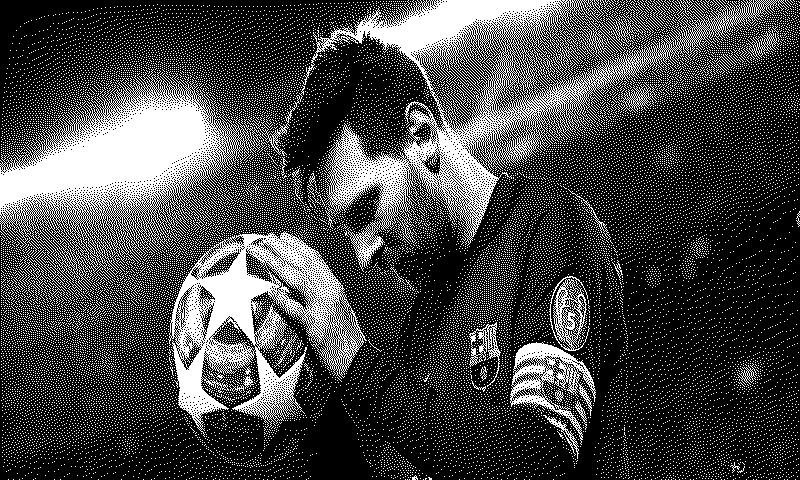
#> input picture Converted_Bitmap/test.bmp, 800 x 480 px
$ python bitmap_gen.py
#> lines starting #> are read from the running program, lines starting #| are printed output that depends on the picture; after the words box and inside, x2 and y2 are one past the last pixel; in counts of white or black regions, pixels touching at a corner belong together
#> the answer given: Converted_Bitmap/test.bmp
#> the answer given: 100
#> the answer given: 100
#> the answer given: y
#> the answer given: Converted_Bitmap/test.bmp
import os
from PIL import Image
import tkinter as tk
from tkinter import filedialog

def convert_to_1bit_bmp(input_path, output_path, size=(800, 480), dither=False):
    """
    Convert image to 1-bit monochrome BMP for eInk display
    - input_path: original image
    - output_path: saved BMP file
    - size: (width, height) tuple, e.g. (800, 480)
    - dither: True = Floyd-Steinberg dithering, False = pure threshold B/W
    """
#> called with input_path = 'Converted_Bitmap/test.bmp', size = (100, 100), dither = True

    # Open and resize image
    img = Image.open(input_path).convert("RGB")
#> img: PIL image 800x480 RGB; 27.2% white; 26425 white regions (26380 under 20 px), largest, box (x1, y1, x2, y2) and area: (301, 0, 789, 272) 27386, (0, 69, 264, 292) 22432, (168, 231, 367, 437) 16004
    img = img.resize(size, Image.Resampling.LANCZOS)  # FIXED
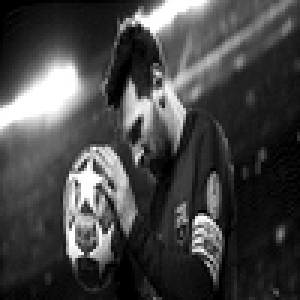
#> img: PIL image 100x100 RGB (shown 3 times larger); min 0, max 255, mean 69.7

    # Convert to grayscale first
    img = img.convert("L")
#> img: PIL image 100x100 L

    # Convert to 1-bit (mode "1" in PIL)
    if dither:
        img = img.convert("1", dither=Image.FLOYDSTEINBERG)
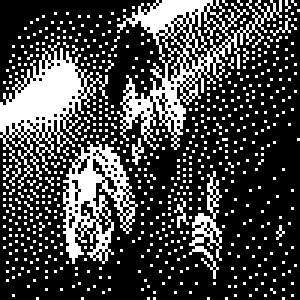
#> img: PIL image 100x100 1 (shown 3 times larger); 27% white in thin lines or dots
    else:
        img = img.convert("1", dither=Image.NONE)

    # Save as BMP (1-bit uncompressed)
    img.save(output_path, format="BMP")
    print(f"✅ Saved 1-bit BMP at {output_path}")

def main():
    # Open file picker
    root = tk.Tk()
    root.withdraw()  # hide GUI window

    print("Select input image...")
    input_path = filedialog.askopenfilename(
        filetypes=[("Image files", "*.jpg *.jpeg *.png *.bmp")]
    )

    if not input_path:
        print("No file selected, exiting.")
        return

    # Ask user for output resolution
    try:
        w = int(input("Enter width (default 800): ") or 800)
        h = int(input("Enter height (default 480): ") or 480)
    except ValueError:
        print("Invalid input, using default (800x480)")
        w, h = 800, 480

    # Ask user dithering preference
    dither_choice = input("Apply dithering? (y/n, default y): ").lower()
    dither = (dither_choice != "n")

    # Ask user for variable/file name
    file_var_name = input("Enter variable or file name (e.g. myImage): ").strip()
    if not file_var_name:
        file_var_name = "output"

    # Create Converted_Bitmap folder if not exists
    out_dir = os.path.join(os.getcwd(), "Converted_Bitmap")
    os.makedirs(out_dir, exist_ok=True)

    # Build full output path
    output_path = os.path.join(out_dir, f"{file_var_name}.bmp")

    # Run conversion
    convert_to_1bit_bmp(input_path, output_path, size=(w, h), dither=dither)

if __name__ == "__main__":
    main()
